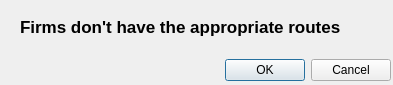
<?xml version="1.0" encoding="UTF-8"?>
<ui version="4.0">
 <class>Form</class>
 <widget class="QWidget" name="Form">
  <property name="windowModality">
   <enum>Qt::WindowModal</enum>
  </property>
  <property name="geometry">
   <rect>
    <x>0</x>
    <y>0</y>
    <width>393</width>
    <height>85</height>
   </rect>
  </property>
  <property name="minimumSize">
   <size>
    <width>393</width>
    <height>85</height>
   </size>
  </property>
  <property name="maximumSize">
   <size>
    <width>393</width>
    <height>85</height>
   </size>
  </property>
  <property name="windowTitle">
   <string>Warning!</string>
  </property>
  <property name="windowIcon">
   <iconset>
    <normaloff>../Warning.ico</normaloff>../Warning.ico</iconset>
  </property>
  <widget class="QWidget" name="">
   <property name="geometry">
    <rect>
     <x>20</x>
     <y>0</y>
     <width>371</width>
     <height>81</height>
    </rect>
   </property>
   <layout class="QVBoxLayout" name="verticalLayout">
    <item>
     <widget class="QLabel" name="label">
      <property name="font">
       <font>
        <pointsize>13</pointsize>
        <weight>75</weight>
        <bold>true</bold>
       </font>
      </property>
      <property name="text">
       <string>Firms don't have the appropriate routes</string>
      </property>
     </widget>
    </item>
    <item>
     <widget class="QDialogButtonBox" name="buttonBox">
      <property name="standardButtons">
       <set>QDialogButtonBox::Cancel|QDialogButtonBox::Ok</set>
      </property>
     </widget>
    </item>
   </layout>
  </widget>
 </widget>
 <resources/>
 <connections>
  <connection>
   <sender>buttonBox</sender>
   <signal>accepted()</signal>
   <receiver>Form</receiver>
   <slot>close()</slot>
   <hints>
    <hint type="sourcelabel">
     <x>205</x>
     <y>68</y>
    </hint>
    <hint type="destinationlabel">
     <x>196</x>
     <y>42</y>
    </hint>
   </hints>
  </connection>
  <connection>
   <sender>buttonBox</sender>
   <signal>rejected()</signal>
   <receiver>Form</receiver>
   <slot>close()</slot>
   <hints>
    <hint type="sourcelabel">
     <x>205</x>
     <y>68</y>
    </hint>
    <hint type="destinationlabel">
     <x>196</x>
     <y>42</y>
    </hint>
   </hints>
  </connection>
 </connections>
</ui>
